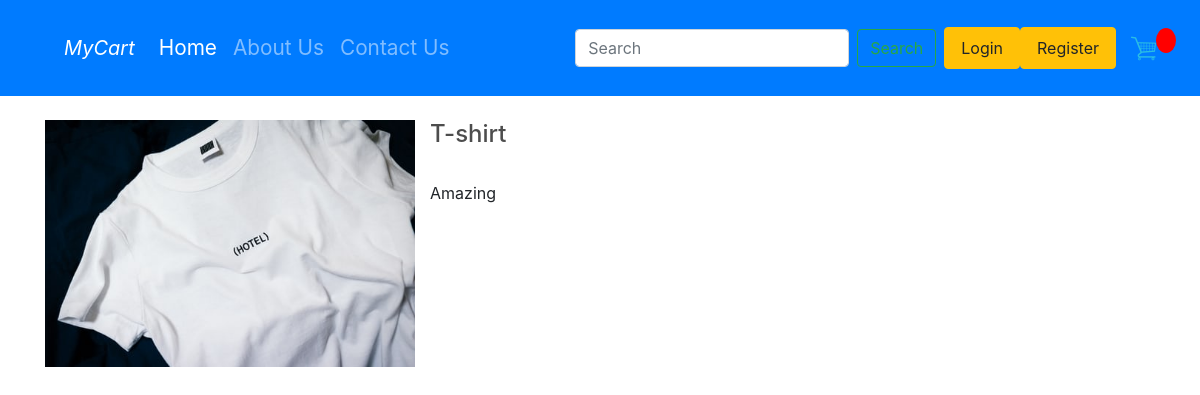
/prodview/11, run on the app's committed database.
### shop/models.py (models this page shows, shortened)
class Product(models.Model):
    product_id = models.AutoField
    product_name = models.CharField(max_length=50)
    category = models.CharField(max_length=50, default="")
    subcategory = models.CharField(max_length=50, default="")
    price = models.IntegerField(default=0)
    desc = models.CharField(max_length=300)
    pub_date = models.DateField()
    image = models.ImageField(upload_to='shop/images', default="")
    digital=models.BooleanField(default=False,null=True,blank=True)

### shop/views.py (the view)
# urls.py: path('prodview/<int:myid>',views.prodview,name='prodView'),
def prodview(request,myid):
    product=Product.objects.filter(id=myid)
    return render(request, 'shop/prodview.html', {'product': product[0]})

### shop/templates/shop/prodview.html (shortened to what this page needs)
{% extends 'shop/base.html' %}
{%block body%}
<div class="container">
    <div class="row my-4">
    <div class="col-md-4">
        <div class="row">
            <img src="/media/{{product.image}}" alt="{{product.product_name}}" class="responsive">
        </div>
    </div>
    <div class="col-md-8">
           <h4> {{product.product_name}}</h4><br>
            <p>{{product.desc}}</p>
    </div>
    </div>
</div>
{% endblock %}

### static/css/main.css (style rules this page uses)
body { background-color: hsl(0, 0%, 98%); }
h1,h2,h3,h4,h5,h6 { color:hsl(0, 0%, 30%); }

### data on the page
Product: image (picture), product_name "T-shirt", desc "Amazing"
